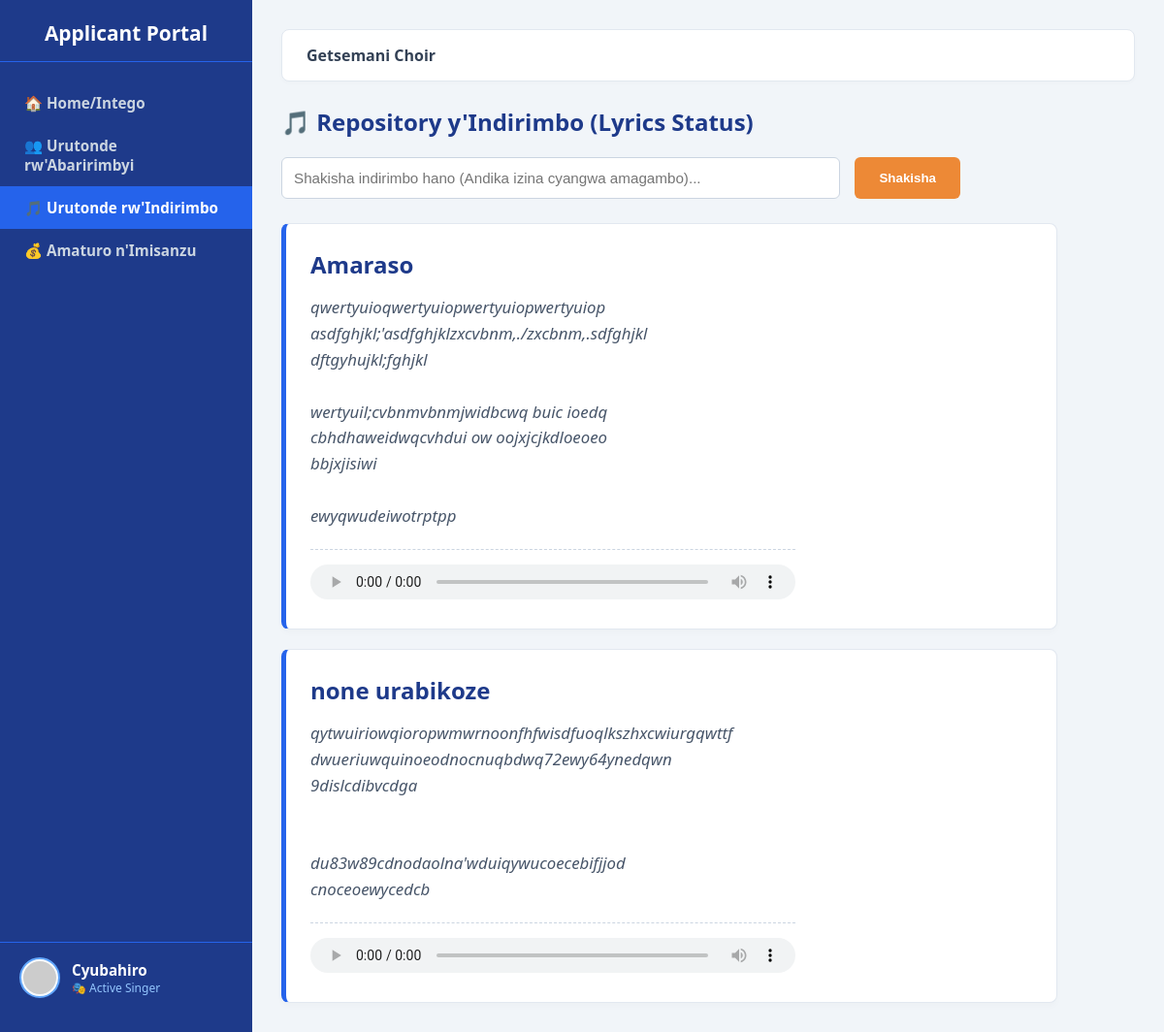
The page /songs/ (signed in) on the database as committed earlier.
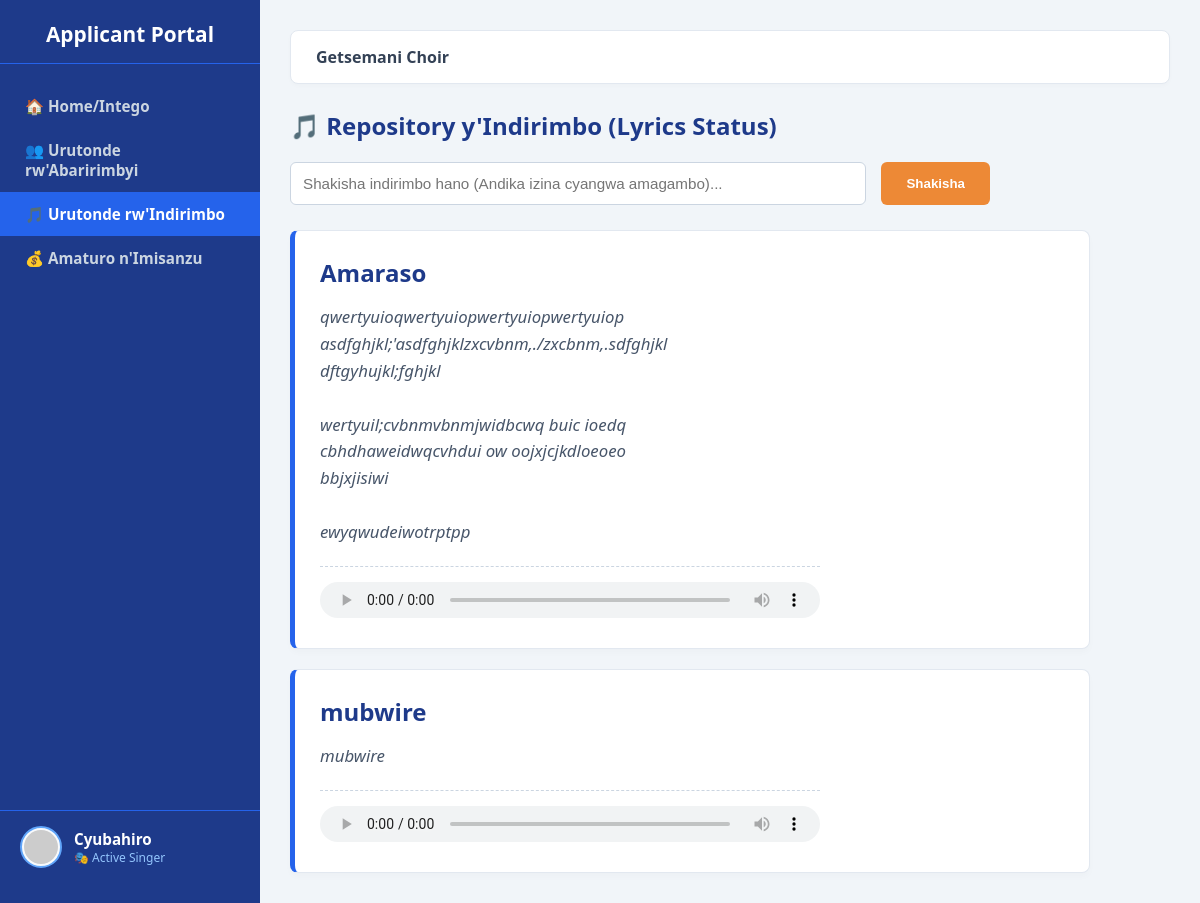
The same page on the database as committed later.
### choir_app/models.py (models this page shows, shortened)
class Song(models.Model):
    title = models.CharField(max_length=200)
    lyrics = models.TextField()
    audio_file = models.FileField(upload_to='choir_audios/', blank=True, null=True)

### choir_app/views.py (the view)
# urls.py: path('songs/', views.songs_list, name='songs_list'),
@login_required(login_url='/login/')
def songs_list(request):
    songs = Song.objects.all()
    return render(request, 'choir_app/songs.html', {'songs': songs})

### choir_app/templates/choir_app/songs.html (shortened to what this page needs)
<!DOCTYPE html>
<html lang="en">
<head>
</head>
<body>
    <div class="sidebar">
        <div class="side-top">
            <h2>Applicant Portal</h2>
            <div class="side-menu">
                <a href="{% url 'index' %}">🏠 Home/Intego</a>
                <a href="{% url 'members_list' %}">👥 Urutonde rw'Abaririmbyi</a>
                <a href="{% url 'songs_list' %}" class="active">🎵 Urutonde rw'Indirimbo</a>
                <a href="{% url 'contributions_list' %}">💰 Amaturo n'Imisanzu</a>
            </div>
        </div>
<div class="side-user-box" style="padding: 15px 20px; border-top: 1px solid #2563eb; display: flex; align-items: center; gap: 12px; background: #1e3a8a;">
    <img src="https://dicebear.com{{ request.user.username }}" class="user-avatar" style="width: 42px; height: 42px; border-radius: 50%; border: 2px solid #60a5fa; background: #f8fafc; padding: 2px;" alt="Avatar">
    <div class="user-info-mini" style="display: flex; flex-direction: column;">
        <span class="user-names-mini" style="font-weight: bold; color: white; font-size: 0.95em; text-transform: capitalize;">{{ request.user.username }}</span>
        <span style="font-size: 0.75em; color: #93c5fd; font-weight: 500;">🎭 Active Singer</span>
    </div>
</div>
    </div>
    <div class="main-content">
        <div class="top-navbar">
            <div style="font-weight: bold; color: #334155;">Getsemani Choir</div>
        </div>
        <h2 style="color: #1e3a8a; display: flex; align-items: center; gap: 10px; margin-bottom: 20px;">
            🎵 Repository y'Indirimbo (Lyrics Status)
        </h2>
        <form method="GET" action="" class="search-container" style="display: flex; gap: 15px; margin-bottom: 25px; width: 100%; max-width: 700px;">
            <input type="text" name="q" class="search-input" value="{{ search_query }}" placeholder="Shakisha indirimbo hano (Andika izina cyangwa amagambo)..." style="flex: 1; padding: 12px; border-radius: 6px; border: 1px solid #cbd5e1; font-size: 0.95em; background: white;">
            <button type="submit" class="btn-search" style="background: #ed8936; color: white; padding: 12px 25px; border: none; border-radius: 6px; font-weight: bold; cursor: pointer;">Shakisha</button>
        </form>
        <div class="songs-list-container">
            {% for song in songs %}
                <div class="song-display-card">
                    <h3>{{ song.title }}</h3>
                    <div class="song-lyrics-content">{{ song.lyrics }}</div>
                    <div class="audio-wrapper">
                        {% if song.audio_file %}
                            <audio controls class="audio-controls-element">
                                <source src="{{ song.audio_file.url }}" type="audio/mpeg">
                            </audio>
                        {% else %}
                            <span style="font-size: 0.85em; color: #94a3b8; font-style: italic;">❌ Nta Audio y'iyi ndirimbo yashyizweho n'abayobozi.</span>
                        {% endif %}
                    </div>
                </div>
            {% empty %}
                <div style="background: white; padding: 30px; text-align: center; border-radius: 8px; color: #94a3b8; font-style: italic; border: 1px solid #e2e8f0;">
                    Nta ndirimbo ziri muri repertoire racyandikwa muri system.
                </div>
            {% endfor %}
        </div>
    </div>
</body>
</html>

Rows that differ between the two databases and show on the page:
removed Song: title "none urabikoze", lyrics "qytwuiriowqioropwmwrnoonfhfwisdfuoqlkszhxcwiurgqwttf dwueriuwquinoeodnocnuqbdwq72ewy64ynedqwn 9dislcdibvcdga du83w89cdnodaolna'wduiqywucoecebifjjod cnoceoewycedcb"
added Song: title "mubwire", lyrics "mubwire"
